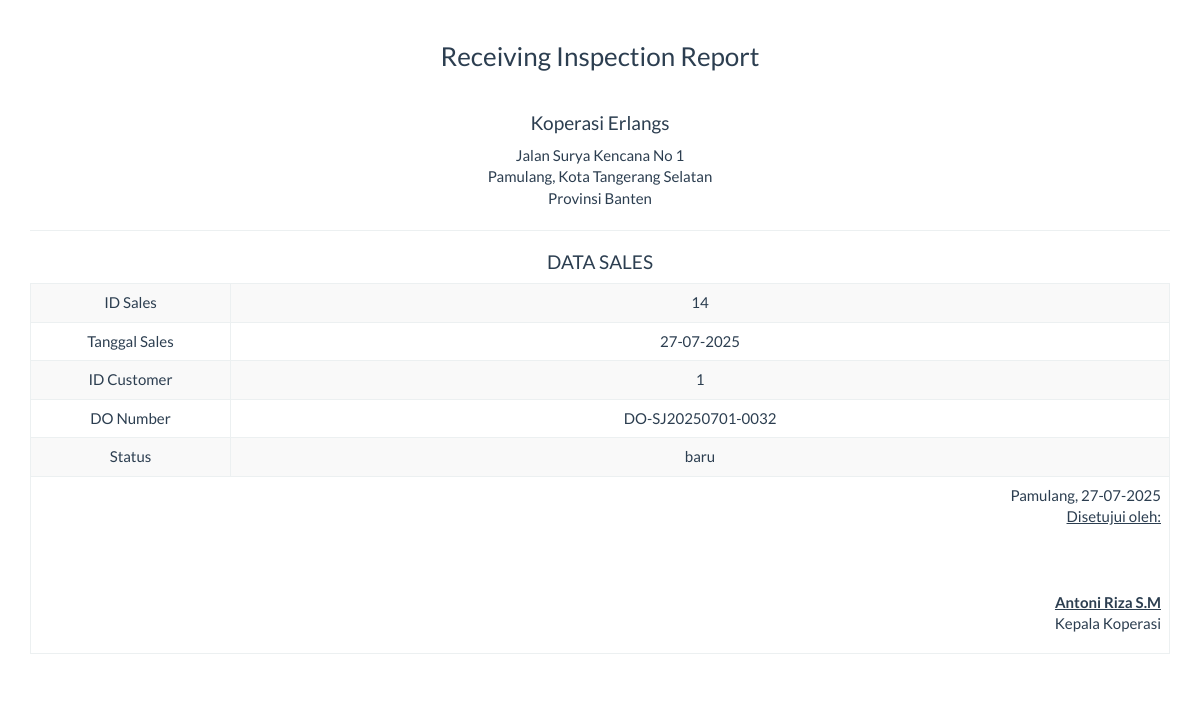
/report/sales_satu.php?id=14, run on the app's committed database.
### tables this page shows
CREATE TABLE `sales` (
  `id_sales` int NOT NULL,
  `tgl_sales` date DEFAULT NULL,
  `id_customer` int DEFAULT NULL,
  `do_number` varchar(50) DEFAULT NULL,
  `status` enum('baru','proses','selesai') DEFAULT NULL
);

### report/sales_satu.php (the view, shortened to what this page needs)
<!DOCTYPE html>
<html>
<head>
    <link href="../Assets/css/bootstrap.min.css" rel="stylesheet" type="text/css"/>
</head>
<body onload="print()">
    <?php
    include '../config/koneksi.php';
    $id = mysqli_real_escape_string($koneksi, $_GET['id']);
    $sql = "SELECT * FROM sales WHERE id_sales='$id'";
    $query = mysqli_query($koneksi, $sql) or die("SQL Detail error");
    $data = mysqli_fetch_array($query);
    ?>
    <div class="container">
        <div class='row'>
            <div class="col-sm-12">
                <div class="text-center">
                    <br>
                    <h3>Receiving Inspection Report</h3><br>
                    <h4>Koperasi Erlangs</h4>
                    <p>Jalan Surya Kencana No 1<br>Pamulang, Kota Tangerang Selatan<br>Provinsi Banten</p>
                    <hr>
                    <h4>DATA SALES</h4>
                    <table class="table table-bordered table-striped table-hover">
                        <tbody>
                            <tr>
                                <td width="200">ID Sales</td> <td><?= $data['id_sales'] ?></td>
                            </tr>
                            <tr>
                                <td>Tanggal Sales</td> <td><?= date('d-m-Y', strtotime($data['tgl_sales'])) ?></td>
                            </tr>
                            <tr>
                                <td>ID Customer</td> <td><?= $data['id_customer'] ?></td>
                            </tr>
                            <tr>
                                <td>DO Number</td> <td><?= $data['do_number'] ?></td>
                            </tr>
                            <tr>
                                <td>Status</td> <td><?= $data['status'] ?></td>
                            </tr>
                        </tbody>
                        <tfoot>
                            <tr>
                                <td colspan="2" class="text-right">
                                    <p style="margin-bottom: 0;">
                                        Pamulang, <?= date("d-m-Y") ?><br>
                                        <u>Disetujui oleh:</u>
                                    </p>
                                    <br><br><br>
                                    <u><strong>Antoni Riza S.M</strong></u><br>
                                    <p>Kepala Koperasi</p>
                                </td>
                            </tr>
                        </tfoot>
                    </table>
                </div>
            </div>
        </div>
    </div>
</body>
</html>

### data on the page
sales: id_sales "14", tgl_sales "27-07-2025", id_customer "1", do_number "DO-SJ20250701-0032", status "baru"
